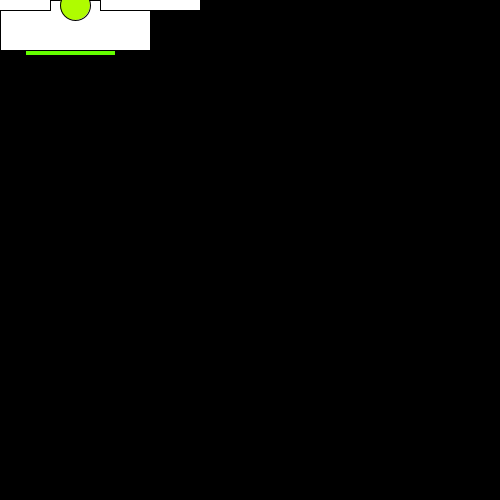
Frame 1 (no input)
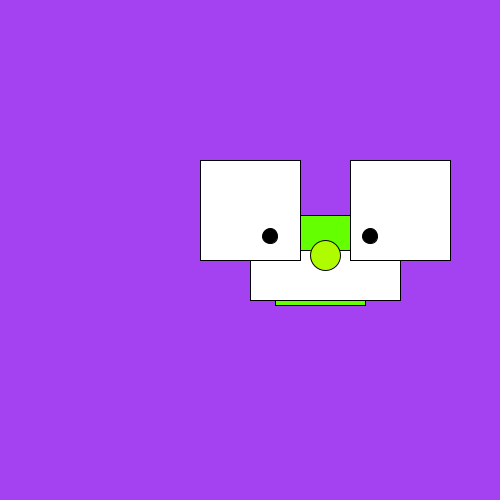
Frame 2 (the mouse pressed at the canvas centre, redrawn once)

The Processing sketch that drew these frames (run headless with seeded random() and noise(); the mouse was pressed at the canvas centre and the sketch redrawn once):

// Processing sketch: processing_5859
// ── processing_5859.pde

int rood;  
int groen;  
int blauw;  
  

void setup() {  
  size(500, 500);  
  noLoop();  
}  
  
float x = 0;  
  
void draw() {  
  background(rood,groen,blauw);  
  x = x + .1;  
  if (x > width) {  
    x = 0;  
  }  
    
 
 
//Spons BOB
    fill(100,255,0);  
    rect(mouseX+25,mouseY-35,90,90);
   
   
  // Mond
    fill(255);  
    rect(mouseX,mouseY,150,50);  

    
 // Neus
    fill(#AFFC00);
    ellipse(mouseX+75,mouseY+5,30,30);  
  
  
  // Ogen
    fill(255);  
    rect(mouseX-50,mouseY-90,100,100);  
    rect(mouseX+100,mouseY-90,100,100);  
     
   
  // Pupil
     fill(0); 
     ellipse(mouseX+20,mouseY-14,15,15);  
      ellipse(mouseX+120,mouseY-14,15,15); 
         
}

  
void mousePressed() {  
    loop();  
    rood=int(random(0,255));  
    groen=int(random(0,255));  
    blauw=int(random(0,255));  
}  
  
void mouseReleased() {  
  noLoop();  
}  
 
